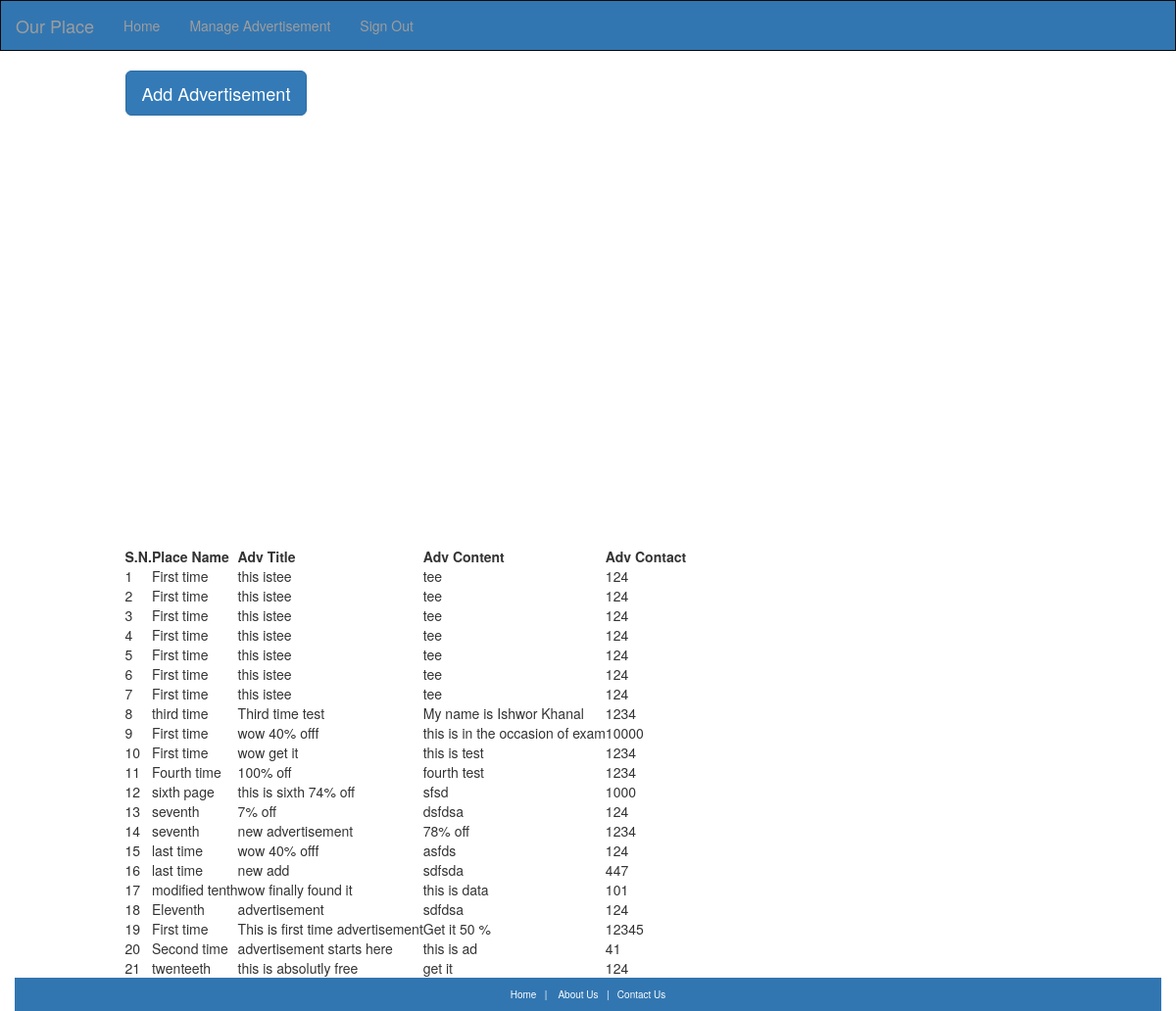
The page /advertisement.php on the database its author committed.
### tables this page shows
CREATE TABLE IF NOT EXISTS `advertisement` (
  `id` int(50) NOT NULL AUTO_INCREMENT,
  `place_name` varchar(50) NOT NULL,
  `ad_title` varchar(500) NOT NULL,
  `ad_content` varchar(500) NOT NULL,
  `ad_contact` int(11) NOT NULL,
  PRIMARY KEY (`id`)
);

### advertisement.php (the view, shortened to what this page needs)
<?php
include 'header.php';
?>
    <nav class="navbar navbar-inverse nav_bar" role="navigation">
        <div class="container-fluid">
            <div class="navbar-header">
                <a class="navbar-brand" href="admin_panal.php">Our Place</a>
            </div>
            <div class="collapse navbar-collapse" id="bs-example-navbar-collapse-1">
                <ul class="nav navbar-nav">
                    <li><a href="admin_panal.php">Home</a></li>
                    <li class=""><a href="advertisement.php">Manage Advertisement</a></li>
                    <li class=""><a href="logout.php">Sign Out</a></li>
                </ul>
            </div>
        </div>
    </nav>
<div class="container">
    <div class="row">
    <div class="col-md-10 col-sm-offset-1">
        <button class="btn btn-primary btn-lg" data-toggle="modal" data-target="#myModal">
            Add Advertisement
        </button><br/>
        <?php
        $sql = "Select * from advertisement";
        $result = mysql_query($sql);
        echo '<table cellpadding="5" cellspacing="5"><tr>';
        echo '<td><b>S.N.</b></td>';
        echo '<td><b> Place Name</b></td>';
        echo '<td><b> Adv Title</b></td>';
        echo '<td><b> Adv Content</b></td>';
        echo '<td><b> Adv Contact</b></td> </tr><br/>';
        $counter = 1;
        while ($row = mysql_fetch_assoc($result)) {
            echo '<tr>';
            echo '<td>' . $counter . '</td>';
            echo '<td>' . $row['place_name'] . '</td>';
            echo '<td>' . $row['ad_title'] . '</td>';
            echo '<td>' . $row['ad_content'] . '</td>';
            echo '<td>' . $row['ad_contact'] . '</td>';
            echo '</tr></br>';
            $counter++;
        }
        echo'</table>';
        ?>
    </div>
    </div>
</div>
<?php include 'footer.php' ?>

### header.php (shortened to what this page needs)
<!DOCTYPE html>
<html lang="eng">
	<head>
		<link href="//netdna.bootstrapcdn.com/bootstrap/3.1.0/css/bootstrap.min.css" rel="stylesheet" media="screen">
		<link rel="stylesheet" href="./style/style.css">
	</head>
	<body>

### footer.php (shortened to what this page needs)
<div class="container">
    <div class="row">
        <p class="welcome_breadcrumb_footer">Home&nbsp;&nbsp;&nbsp;| &nbsp;&nbsp;&nbsp;About Us&nbsp;&nbsp;&nbsp;|&nbsp;&nbsp;&nbsp;Contact Us</span></p>
    </div>
</div>

### style/style.css (style rules this page uses)
.welcome_breadcrumb_footer { width: auto; margin: 0 auto; text-align: center; margin-top: 0 auto; padding: 10px 10px; background: rgb(50, 118, 177); color: white; font-size: 10px; }
@media (min-width: 960px) { .navbar { margin-left: auto; width: auto; border-radius: 0px; background-color: #3276B1; } }

### rows shown on the page
advertisement: place_name "First time", ad_title "this istee", ad_content "tee", ad_contact "124"
advertisement: place_name "First time", ad_title "this istee", ad_content "tee", ad_contact "124"
advertisement: place_name "First time", ad_title "this istee", ad_content "tee", ad_contact "124"
advertisement: place_name "First time", ad_title "this istee", ad_content "tee", ad_contact "124"
advertisement: place_name "First time", ad_title "this istee", ad_content "tee", ad_contact "124"
advertisement: place_name "First time", ad_title "this istee", ad_content "tee", ad_contact "124"
advertisement: place_name "First time", ad_title "this istee", ad_content "tee", ad_contact "124"
advertisement: place_name "third time", ad_title "Third time test", ad_content "My name is Ishwor Khanal", ad_contact "1234"
advertisement: place_name "First time", ad_title "wow 40% offf", ad_content "this is in the occasion of exam", ad_contact "10000"
advertisement: place_name "First time", ad_title "wow get it", ad_content "this is test", ad_contact "1234"
advertisement: place_name "Fourth time", ad_title "100% off", ad_content "fourth test", ad_contact "1234"
advertisement: place_name "sixth page", ad_title "this is sixth 74% off", ad_content "sfsd", ad_contact "1000"
advertisement: place_name "seventh", ad_title "7% off", ad_content "dsfdsa", ad_contact "124"
advertisement: place_name "seventh", ad_title "new advertisement", ad_content "78% off", ad_contact "1234"
advertisement: place_name "last time", ad_title "wow 40% offf", ad_content "asfds", ad_contact "124"
advertisement: place_name "last time", ad_title "new add", ad_content "sdfsda", ad_contact "447"
advertisement: place_name "modified tenth", ad_title "wow finally found it", ad_content "this is data", ad_contact "101"
advertisement: place_name "Eleventh", ad_title "advertisement", ad_content "sdfdsa", ad_contact "124"
advertisement: place_name "First time", ad_title "This is first time advertisement", ad_content "Get it 50 %", ad_contact "12345"
advertisement: place_name "Second time", ad_title "advertisement starts here", ad_content "this is ad", ad_contact "41"
advertisement: place_name "twenteeth", ad_title "this is absolutly free", ad_content "get it", ad_contact "124"
